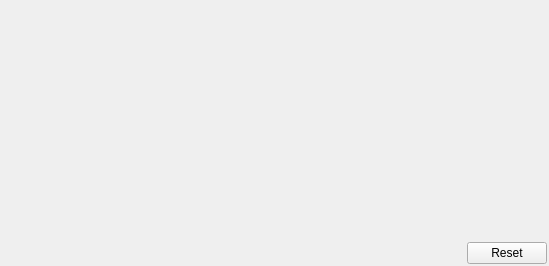
<?xml version="1.0" encoding="UTF-8"?>
<ui version="4.0">
 <class>ColorTFWidgetClass</class>
 <widget class="QWidget" name="ColorTFWidgetClass">
  <property name="geometry">
   <rect>
    <x>0</x>
    <y>0</y>
    <width>549</width>
    <height>266</height>
   </rect>
  </property>
  <property name="windowTitle">
   <string>ColorTF</string>
  </property>
  <layout class="QHBoxLayout" name="horizontalLayout">
   <property name="leftMargin">
    <number>2</number>
   </property>
   <property name="topMargin">
    <number>2</number>
   </property>
   <property name="rightMargin">
    <number>2</number>
   </property>
   <property name="bottomMargin">
    <number>2</number>
   </property>
   <item>
    <widget class="ColorTFCanvas" name="canvas" native="true"/>
   </item>
   <item>
    <widget class="QWidget" name="widget" native="true">
     <property name="sizePolicy">
      <sizepolicy hsizetype="Maximum" vsizetype="Preferred">
       <horstretch>0</horstretch>
       <verstretch>0</verstretch>
      </sizepolicy>
     </property>
     <layout class="QVBoxLayout" name="verticalLayout">
      <property name="leftMargin">
       <number>0</number>
      </property>
      <property name="topMargin">
       <number>0</number>
      </property>
      <property name="rightMargin">
       <number>0</number>
      </property>
      <property name="bottomMargin">
       <number>0</number>
      </property>
      <item>
       <spacer name="verticalSpacer">
        <property name="orientation">
         <enum>Qt::Vertical</enum>
        </property>
        <property name="sizeHint" stdset="0">
         <size>
          <width>20</width>
          <height>40</height>
         </size>
        </property>
       </spacer>
      </item>
      <item>
       <widget class="QPushButton" name="btnReset">
        <property name="sizePolicy">
         <sizepolicy hsizetype="Maximum" vsizetype="Fixed">
          <horstretch>0</horstretch>
          <verstretch>0</verstretch>
         </sizepolicy>
        </property>
        <property name="toolTip">
         <string>Reset</string>
        </property>
        <property name="text">
         <string>Reset</string>
        </property>
       </widget>
      </item>
     </layout>
    </widget>
   </item>
  </layout>
 </widget>
 <layoutdefault spacing="6" margin="11"/>
 <customwidgets>
  <customwidget>
   <class>ColorTFCanvas</class>
   <extends>QWidget</extends>
   <header>src/package/ColorVolTF/ColorTFCanvas.h</header>
   <container>1</container>
   <slots>
    <slot>resetTF()</slot>
   </slots>
  </customwidget>
 </customwidgets>
 <resources/>
 <connections>
  <connection>
   <sender>btnReset</sender>
   <signal>clicked()</signal>
   <receiver>canvas</receiver>
   <slot>resetTF()</slot>
   <hints>
    <hint type="sourcelabel">
     <x>515</x>
     <y>244</y>
    </hint>
    <hint type="destinationlabel">
     <x>450</x>
     <y>236</y>
    </hint>
   </hints>
  </connection>
 </connections>
</ui>
